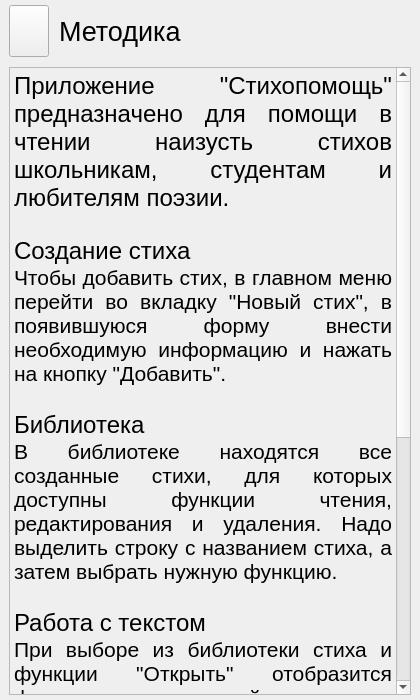
<?xml version="1.0" encoding="UTF-8"?>
<ui version="4.0">
 <class>MethodologyForm</class>
 <widget class="QMainWindow" name="MethodologyForm">
  <property name="windowModality">
   <enum>Qt::NonModal</enum>
  </property>
  <property name="geometry">
   <rect>
    <x>0</x>
    <y>0</y>
    <width>420</width>
    <height>700</height>
   </rect>
  </property>
  <property name="windowTitle">
   <string>MainWindow</string>
  </property>
  <widget class="QWidget" name="centralwidget">
   <layout class="QGridLayout" name="gridLayout" rowstretch="1,12">
    <property name="topMargin">
     <number>5</number>
    </property>
    <property name="bottomMargin">
     <number>5</number>
    </property>
    <property name="spacing">
     <number>10</number>
    </property>
    <item row="0" column="0">
     <layout class="QHBoxLayout" name="horizontalLayout" stretch="1,10">
      <property name="spacing">
       <number>10</number>
      </property>
      <property name="sizeConstraint">
       <enum>QLayout::SetNoConstraint</enum>
      </property>
      <item>
       <layout class="QHBoxLayout" name="horizontalLayout_10">
        <item>
         <widget class="QPushButton" name="backButton">
          <property name="sizePolicy">
           <sizepolicy hsizetype="Minimum" vsizetype="Minimum">
            <horstretch>0</horstretch>
            <verstretch>0</verstretch>
           </sizepolicy>
          </property>
          <property name="text">
           <string/>
          </property>
         </widget>
        </item>
       </layout>
      </item>
      <item>
       <layout class="QHBoxLayout" name="horizontalLayout_5">
        <item>
         <widget class="QLabel" name="label_3">
          <property name="font">
           <font>
            <pointsize>20</pointsize>
           </font>
          </property>
          <property name="text">
           <string>Методика</string>
          </property>
         </widget>
        </item>
       </layout>
      </item>
     </layout>
    </item>
    <item row="1" column="0">
     <layout class="QVBoxLayout" name="verticalLayout">
      <item>
       <widget class="QTextBrowser" name="textBrowser">
        <property name="palette">
         <palette>
          <active>
           <colorrole role="Base">
            <brush brushstyle="SolidPattern">
             <color alpha="0">
              <red>255</red>
              <green>255</green>
              <blue>255</blue>
             </color>
            </brush>
           </colorrole>
          </active>
          <inactive>
           <colorrole role="Base">
            <brush brushstyle="SolidPattern">
             <color alpha="0">
              <red>255</red>
              <green>255</green>
              <blue>255</blue>
             </color>
            </brush>
           </colorrole>
          </inactive>
          <disabled>
           <colorrole role="Base">
            <brush brushstyle="SolidPattern">
             <color alpha="255">
              <red>239</red>
              <green>239</green>
              <blue>239</blue>
             </color>
            </brush>
           </colorrole>
          </disabled>
         </palette>
        </property>
        <property name="verticalScrollBarPolicy">
         <enum>Qt::ScrollBarAsNeeded</enum>
        </property>
        <property name="html">
         <string>&lt;!DOCTYPE HTML PUBLIC &quot;-//W3C//DTD HTML 4.0//EN&quot; &quot;http://www.w3.org/TR/REC-html40/strict.dtd&quot;&gt;
&lt;html&gt;&lt;head&gt;&lt;meta name=&quot;qrichtext&quot; content=&quot;1&quot; /&gt;&lt;style type=&quot;text/css&quot;&gt;
p, li { white-space: pre-wrap; }
&lt;/style&gt;&lt;/head&gt;&lt;body style=&quot; font-family:'Ubuntu'; font-size:11pt; font-weight:400; font-style:normal;&quot;&gt;
&lt;p align=&quot;justify&quot; style=&quot; margin-top:0px; margin-bottom:0px; margin-left:0px; margin-right:0px; -qt-block-indent:0; text-indent:0px;&quot;&gt;&lt;span style=&quot; font-size:18pt;&quot;&gt;Приложение &amp;quot;Стихопомощь&amp;quot; предназначено для помощи в чтении наизусть стихов школьникам, студентам и любителям поэзии.&lt;/span&gt;&lt;/p&gt;
&lt;p align=&quot;justify&quot; style=&quot;-qt-paragraph-type:empty; margin-top:0px; margin-bottom:0px; margin-left:0px; margin-right:0px; -qt-block-indent:0; text-indent:0px; font-size:16pt;&quot;&gt;&lt;br /&gt;&lt;/p&gt;
&lt;p align=&quot;justify&quot; style=&quot; margin-top:0px; margin-bottom:0px; margin-left:0px; margin-right:0px; -qt-block-indent:0; text-indent:0px;&quot;&gt;&lt;span style=&quot; font-size:18pt;&quot;&gt;Создание стиха &lt;/span&gt;&lt;/p&gt;
&lt;p align=&quot;justify&quot; style=&quot; margin-top:0px; margin-bottom:0px; margin-left:0px; margin-right:0px; -qt-block-indent:0; text-indent:0px;&quot;&gt;&lt;span style=&quot; font-size:16pt;&quot;&gt;Чтобы добавить стих, в главном меню перейти во вкладку &amp;quot;Новый стих&amp;quot;, в появившуюся форму внести необходимую информацию и нажать на кнопку &amp;quot;Добавить&amp;quot;. &lt;/span&gt;&lt;/p&gt;
&lt;p align=&quot;justify&quot; style=&quot;-qt-paragraph-type:empty; margin-top:0px; margin-bottom:0px; margin-left:0px; margin-right:0px; -qt-block-indent:0; text-indent:0px; font-size:16pt;&quot;&gt;&lt;br /&gt;&lt;/p&gt;
&lt;p align=&quot;justify&quot; style=&quot; margin-top:0px; margin-bottom:0px; margin-left:0px; margin-right:0px; -qt-block-indent:0; text-indent:0px;&quot;&gt;&lt;span style=&quot; font-size:18pt;&quot;&gt;Библиотека &lt;/span&gt;&lt;/p&gt;
&lt;p align=&quot;justify&quot; style=&quot; margin-top:0px; margin-bottom:0px; margin-left:0px; margin-right:0px; -qt-block-indent:0; text-indent:0px;&quot;&gt;&lt;span style=&quot; font-size:16pt;&quot;&gt;В библиотеке находятся все созданные стихи, для которых доступны функции чтения, редактирования и удаления. Надо выделить строку с названием стиха, а затем выбрать нужную функцию.&lt;/span&gt;&lt;/p&gt;
&lt;p align=&quot;justify&quot; style=&quot;-qt-paragraph-type:empty; margin-top:0px; margin-bottom:0px; margin-left:0px; margin-right:0px; -qt-block-indent:0; text-indent:0px; font-size:16pt;&quot;&gt;&lt;br /&gt;&lt;/p&gt;
&lt;p align=&quot;justify&quot; style=&quot; margin-top:0px; margin-bottom:0px; margin-left:0px; margin-right:0px; -qt-block-indent:0; text-indent:0px;&quot;&gt;&lt;span style=&quot; font-size:18pt;&quot;&gt;Работа с текстом&lt;/span&gt;&lt;/p&gt;
&lt;p align=&quot;justify&quot; style=&quot; margin-top:0px; margin-bottom:0px; margin-left:0px; margin-right:0px; -qt-block-indent:0; text-indent:0px;&quot;&gt;&lt;span style=&quot; font-size:16pt;&quot;&gt;При выборе из библиотеки стиха и функции &amp;quot;Открыть&amp;quot; отобразится форма, в которой появятся информация о стихотворении и текст. Выбор вкладки с методом &amp;quot;Первое слово&amp;quot; отобразит первые слова каждой строки, вкладки с методом &amp;quot;Первое и последнее&amp;quot; первые и последние слова каждой строки, вкладки с методом &amp;quot;Исходный&amp;quot; вернёт текст к первоначальному состоянию. В каждой вкладке имеются поля &amp;quot;Строки&amp;quot; и &amp;quot;Ч-стишья&amp;quot;. Указаные в них номера после нажатия кнопки &amp;quot;Применить&amp;quot; выведут на экран в текущей вкладке соответствующие им строки каждого четверостишья и сами четверостишья. Для отмены изменений необходимо нажать кнопку &amp;quot;Убрать фильтр&amp;quot;&lt;/span&gt;&lt;/p&gt;&lt;/body&gt;&lt;/html&gt;</string>
        </property>
       </widget>
      </item>
     </layout>
    </item>
   </layout>
  </widget>
 </widget>
 <resources/>
 <connections/>
</ui>
